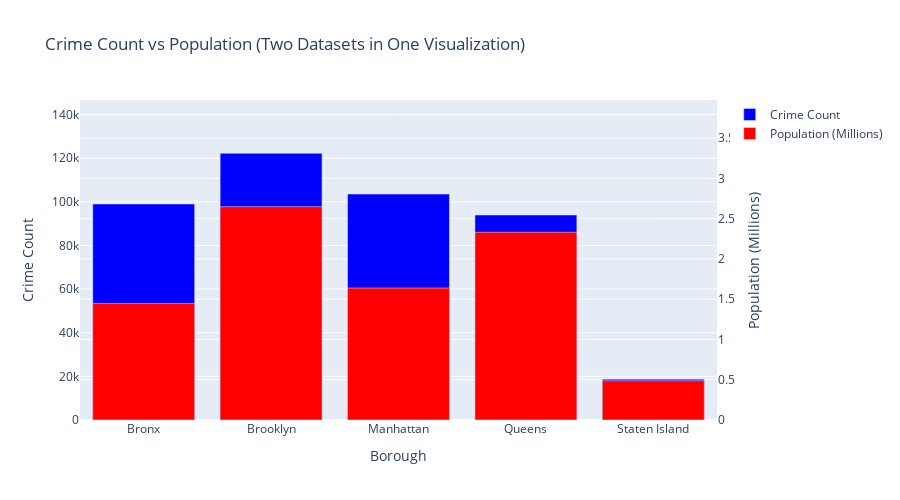

Notebook source saved alongside this figure:
### Code cell
import plotly.graph_objects as go

fig = go.Figure()

# Crime count (left y-axis)
fig.add_trace(go.Bar(
    x=merged["BORO_NM"],
    y=merged["crime_count"],
    name="Crime Count",
    marker_color="blue",
    yaxis="y1"
))

# Population (right y-axis)
fig.add_trace(go.Bar(
    x=merged["BORO_NM"],
    y=merged["Population"] / 1_000_000,
    name="Population (Millions)",
    marker_color="red",
    yaxis="y2"
))

fig.update_layout(
    title="Crime Count vs Population (Two Datasets in One Visualization)",
    xaxis=dict(title="Borough"),
    yaxis=dict(title="Crime Count", side="left", range=[0, max(merged["crime_count"]) * 1.2]),
    yaxis2=dict(
        title="Population (Millions)",
        overlaying="y",
        side="right",
        range=[0, (merged["Population"] / 1_000_000).max() * 1.5]
    ),
    barmode="group",
    height=500
)

fig.show()

### Figure 1 — Plotly figure (JSON) as saved in the notebook; plotly's stock layout.template omitted (floating-point values rounded to 4 significant figures)
{"data": [{"marker": {"color": "blue"}, "name": "Crime Count", "type": "bar", "x": ["Bronx", "Brooklyn", "Manhattan", "Queens", "Staten Island"], "y": [99029, 122257, 103595, 94000, 18706], "yaxis": "y"}, {"marker": {"color": "red"}, "name": "Population (Millions)", "type": "bar", "x": ["Bronx", "Brooklyn", "Manhattan", "Queens", "Staten Island"], "y": [1.447, 2.648, 1.638, 2.33, 0.4872], "yaxis": "y2"}], "layout": {"barmode": "group", "height": 500, "title": {"text": "Crime Count vs Population (Two Datasets in One Visualization)"}, "xaxis": {"title": {"text": "Borough"}}, "yaxis": {"range": [0, 146700.0], "side": "left", "title": {"text": "Crime Count"}}, "yaxis2": {"overlaying": "y", "range": [0, 3.973], "side": "right", "title": {"text": "Population (Millions)"}}}}
